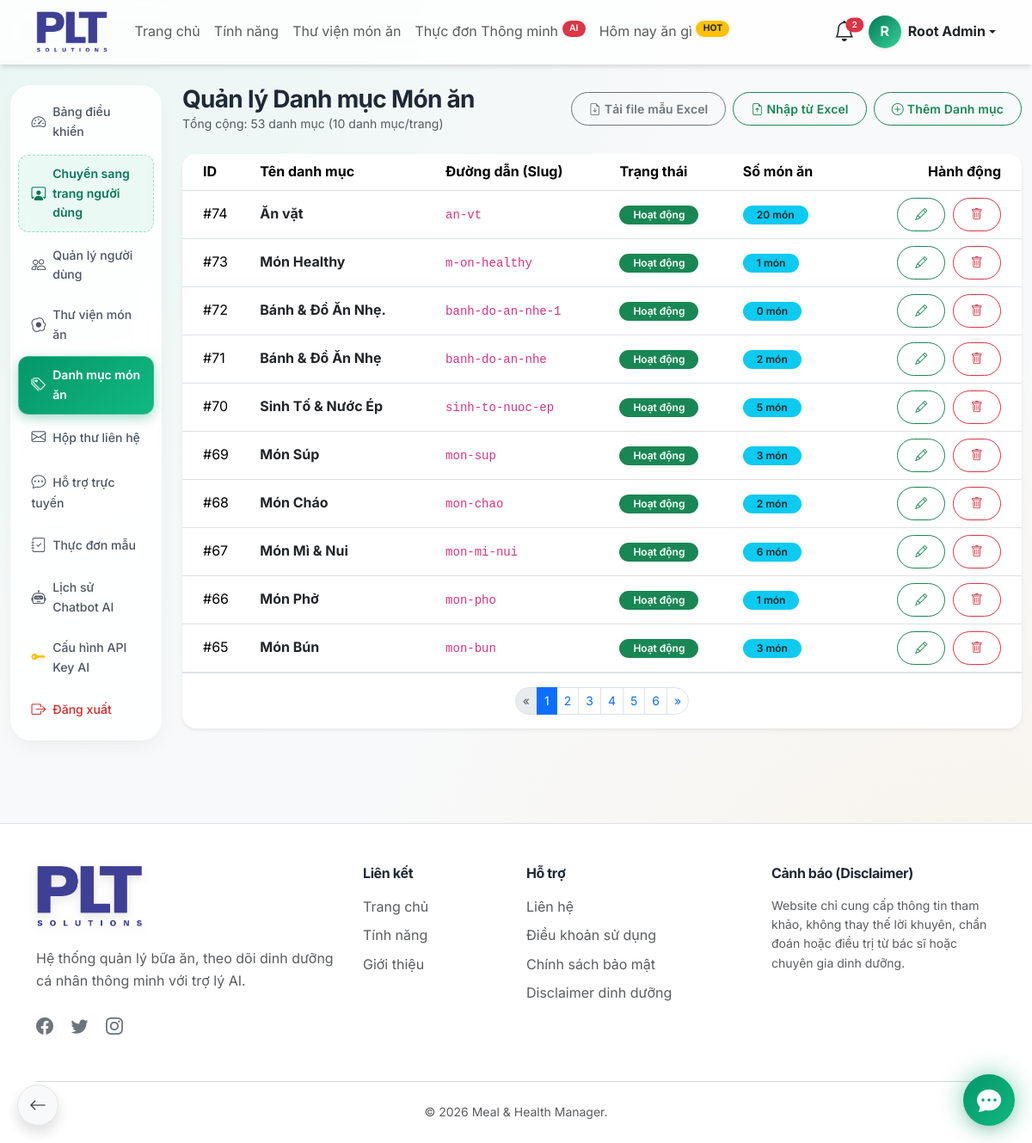
The app's page /admin/food-categories.php (signed in) with its own data.
### tables this page shows
CREATE TABLE IF NOT EXISTS `food_categories` (
  `id` bigint UNSIGNED NOT NULL AUTO_INCREMENT,
  `name` varchar(120) NOT NULL,
  `slug` varchar(140) NOT NULL,
  `description` text,
  `status` enum('active','inactive') NOT NULL DEFAULT 'active',
  `created_at` timestamp NOT NULL DEFAULT CURRENT_TIMESTAMP,
  `updated_at` timestamp NOT NULL DEFAULT CURRENT_TIMESTAMP ON UPDATE CURRENT_TIMESTAMP,
  PRIMARY KEY (`id`),
  UNIQUE KEY `slug` (`slug`),
  KEY `idx_food_categories_status` (`status`)
);

### admin/food-categories.php (the view, shortened to what this page needs)
<?php
$database = new Database();
$conn = $database->getConnection();
$limit = 10;
$page = max(1, (int)($_GET['page'] ?? 1));
$offset = ($page - 1) * $limit;
$totalCategories = (int)$conn->query("SELECT COUNT(*) FROM food_categories")->fetchColumn();
$totalPages = ceil($totalCategories / $limit);
$query = "SELECT c.*, (SELECT COUNT(*) FROM foods WHERE category_id = c.id) as total_foods
          FROM food_categories c
          ORDER BY c.id DESC LIMIT :limit OFFSET :offset";
$stmt = $conn->prepare($query);
$stmt->bindValue(':limit', $limit, PDO::PARAM_INT);
$stmt->bindValue(':offset', $offset, PDO::PARAM_INT);
$stmt->execute();
$categories = $stmt->fetchAll(PDO::FETCH_ASSOC);
require_once __DIR__ . '/../includes/header.php';
?>
<div class="container-fluid py-4">
    <div class="row">
        <div class="col-md-2">
            <?php require __DIR__ . '/includes/sidebar.php'; ?>
        </div>
        <div class="col-md-10">
            <div class="d-flex flex-wrap justify-content-between align-items-center mb-4 gap-2">
                <div>
                    <h3 class="fw-bold mb-0">Quản lý Danh mục Món ăn</h3>
                    <p class="text-muted small mb-0">Tổng cộng: <?php echo $totalCategories; ?> danh mục (10 danh mục/trang)</p>
                </div>
                <div class="d-flex flex-wrap gap-2">
                    <a href="<?php echo BASE_URL; ?>/admin/food-categories.php?action=sample_excel" class="btn btn-sm btn-outline-secondary rounded-pill">
                        <i class="bi bi-file-earmark-arrow-down me-1"></i>Tải file mẫu Excel
                    </a>
                    <button type="button" class="btn btn-sm btn-outline-success rounded-pill" data-bs-toggle="modal" data-bs-target="#importExcelModal">
                        <i class="bi bi-file-earmark-arrow-up me-1"></i>Nhập từ Excel
                    </button>
                    <button type="button" class="btn btn-sm btn-outline-success rounded-pill" onclick="openCategoryModal(null)">
                        <i class="bi bi-plus-circle me-1"></i>Thêm Danh mục
                    </button>
                </div>
            </div>
            <div class="card glass-card border-0 rounded-4 shadow-sm overflow-hidden mb-4">
                <div class="card-body p-0">
                    <div class="table-responsive">
                        <table class="table table-hover align-middle mb-0 text-nowrap">
                            <thead style="background: rgba(243, 244, 246, 0.7);">
                                <tr>
                                    <th class="ps-4">ID</th>
                                    <th>Tên danh mục</th>
                                    <th>Đường dẫn (Slug)</th>
                                    <th>Trạng thái</th>
                                    <th>Số món ăn</th>
                                    <th class="text-end pe-4">Hành động</th>
                                </tr>
                            </thead>
                            <tbody>
                                <?php foreach ($categories as $cat): ?>
                                <tr>
                                    <td class="ps-4">#<?php echo $cat['id']; ?></td>
                                    <td class="fw-bold text-dark"><?php echo htmlspecialchars($cat['name']); ?></td>
                                    <td><code><?php echo htmlspecialchars($cat['slug']); ?></code></td>
                                    <td>
                                        <?php if ($cat['status'] === 'active'): ?>
                                            <span class="badge bg-success rounded-pill px-3">Hoạt động</span>
                                        <?php else: ?>
                                            <span class="badge bg-secondary rounded-pill px-3">Tạm ẩn</span>
                                        <?php endif; ?>
                                    </td>
                                    <td>
                                        <span class="badge bg-info text-dark rounded-pill px-3"><?php echo $cat['total_foods']; ?> món</span>
                                    </td>
                                    <td class="text-end pe-4">
                                        <button type="button" class="btn btn-sm btn-outline-success rounded-pill me-1" title="Sửa" onclick='openCategoryModal(<?php echo htmlspecialchars(json_encode($cat, JSON_HEX_TAG | JSON_HEX_APOS | JSON_HEX_QUOT | JSON_HEX_AMP | JSON_UNESCAPED_UNICODE), ENT_QUOTES, "UTF-8"); ?>)'>
                                            <i class="bi bi-pencil"></i>
                                        </button>
                                        <form method="POST" class="d-inline" onsubmit="return confirm('Xóa danh mục này? Các món bên trong sẽ được giữ lại và chuyển sang chưa phân loại.');">
                                            <button type="submit" class="btn btn-sm btn-outline-danger rounded-pill" title="Xóa danh mục">
                                                <i class="bi bi-trash"></i>
                                            </button>
                                        </form>
                                    </td>
                                </tr>
                                <?php endforeach; ?>
                            </tbody>
                        </table>
                    </div>
                    <?php if ($totalPages > 1): ?>
                    <div class="d-flex justify-content-center py-3 border-top">
                        <nav aria-label="Page navigation">
                            <ul class="pagination pagination-sm mb-0">
                                <li class="page-item <?php echo ($page <= 1) ? 'disabled' : ''; ?>">
                                    <a class="page-link rounded-start-pill" href="?page=<?php echo $page - 1; ?>">&laquo;</a>
                                </li>
                                <?php for ($i = 1; $i <= $totalPages; $i++): ?>
                                    <li class="page-item <?php echo ($page == $i) ? 'active' : ''; ?>">
                                        <a class="page-link" href="?page=<?php echo $i; ?>"><?php echo $i; ?></a>
                                    </li>
                                <?php endfor; ?>
                                <li class="page-item <?php echo ($page >= $totalPages) ? 'disabled' : ''; ?>">
                                    <a class="page-link rounded-end-pill" href="?page=<?php echo $page + 1; ?>">&raquo;</a>
                                </li>
                            </ul>
                        </nav>
                    </div>
                    <?php endif; ?>
                </div>
            </div>
        </div>
    </div>
</div>
<?php
require_once __DIR__ . '/../includes/footer.php';
?>

### assets/css/style.css (style rules this page uses)
:root { --primary-color: #059669; --primary-light: #34d399; --primary-dark: #047857; --primary-bg: #ecfdf5; --secondary-color: #f59e0b; --secondary-light: #fbbf24; --secondary-bg: #fffbeb; --text-color: #1f2937; --text-muted: #6b7280; --bg-color: #f3f4f6; --card-bg: #ffffff; --border-color: #e5e7eb; --gradient-primary: linear-gradient(135deg, #059669 0%, #10b981 100%); --gradient-health: linear-gradient(135deg, #047857 0%, #34d399 100%); --gradient-glow: linear-gradient(135deg, rgba(5, 150, 105, 0.4) 0%, rgba(16, 185, 129, 0) 100%); --gradient-dark: linear-gradient(135deg, #1f2937 0%, #111827 100%); --shadow-sm: 0 1px 2px 0 rgba(0, 0, 0, 0.05); --shadow-md: 0 4px 6px -1px rgba(0, 0, 0, 0.1), 0 2px 4px -1px rgba(0, 0, 0, 0.06); --shadow-lg: 0 10px 15px -3px rgba(0, 0, 0, 0.1), 0 4px 6px -2px rgba(0, 0, 0, 0.05); --shadow-glow: 0 0 20px rgba(5, 150, 105, 0.3); --radius-sm: 0.5rem; --radius-md: 1rem; --radius-lg: 1.5rem; --radius-xl: 2rem; --transition-fast: 0.15s cubic-bezier(0.4, 0, 0.2, 1); --transition-base: 0.3s cubic-bezier(0.4, 0, 0.2, 1); --transition-bounce: 0.5s cubic-bezier(0.34, 1.56, 0.64, 1); }
html { scroll-behavior: smooth; -webkit-overflow-scrolling: touch; }
body { font-family: 'Inter', -apple-system, BlinkMacSystemFont, "Segoe UI", Roboto, sans-serif; color: var(--text-color); background-color: var(--bg-color); background-image: radial-gradient(at 0% 0%, rgba(52, 211, 153, 0.08) 0px, transparent 50%), radial-gradient(at 100% 100%, rgba(245, 158, 11, 0.08) 0px, transparent 50%); background-attachment: scroll; line-height: 1.6; -webkit-font-smoothing: antialiased; }
h1, h2, h3, h4, h5, h6 { letter-spacing: -0.025em; font-weight: 700; }
.glass-card { background: rgba(255, 255, 255, 0.9); backdrop-filter: blur(10px); -webkit-backdrop-filter: blur(10px); border: 1px solid rgba(255, 255, 255, 0.8); box-shadow: var(--shadow-lg); border-radius: var(--radius-lg); }
.card { border-radius: var(--radius-md); border: 1px solid rgba(0,0,0,0.03); box-shadow: var(--shadow-md); transition: all var(--transition-bounce); background-color: var(--card-bg); }
.btn { border-radius: var(--radius-sm); font-weight: 600; padding: 0.5rem 1.25rem; transition: all var(--transition-base); letter-spacing: 0.01em; }
.badge { padding: 0.4em 0.8em; border-radius: 20px; font-weight: 600; }
.btn-outline-primary, .btn-outline-success, .btn-outline-secondary, .btn-outline-info, .btn-outline-warning, .btn-outline-danger { transition: all 0.25s cubic-bezier(0.4, 0, 0.2, 1) !important; }

### records on screen
food_categories: id "74", name "Ăn vặt", slug "an-vt", status "Hoạt động", total_foods "20"
food_categories: id "73", name "Món Healthy", slug "m-on-healthy", status "Hoạt động", total_foods "1"
food_categories: id "72", name "Bánh & Đồ Ăn Nhẹ.", slug "banh-do-an-nhe-1", status "Hoạt động", total_foods "0"
food_categories: id "71", name "Bánh & Đồ Ăn Nhẹ", slug "banh-do-an-nhe", status "Hoạt động", total_foods "2"
food_categories: id "70", name "Sinh Tố & Nước Ép", slug "sinh-to-nuoc-ep", status "Hoạt động", total_foods "5"
food_categories: id "69", name "Món Súp", slug "mon-sup", status "Hoạt động", total_foods "3"
food_categories: id "68", name "Món Cháo", slug "mon-chao", status "Hoạt động", total_foods "2"
food_categories: id "67", name "Món Mì & Nui", slug "mon-mi-nui", status "Hoạt động", total_foods "6"
food_categories: id "66", name "Món Phở", slug "mon-pho", status "Hoạt động", total_foods "1"
food_categories: id "65", name "Món Bún", slug "mon-bun", status "Hoạt động", total_foods "3"

### other values on screen
$total_bell_count "2"
substr($_SESSION['full_name'] ?? 'U', 0, 1) "R"
$_SESSION['full_name'] "Root Admin"
$totalCategories "53"
APP_NAME "Meal & Health Manager"
